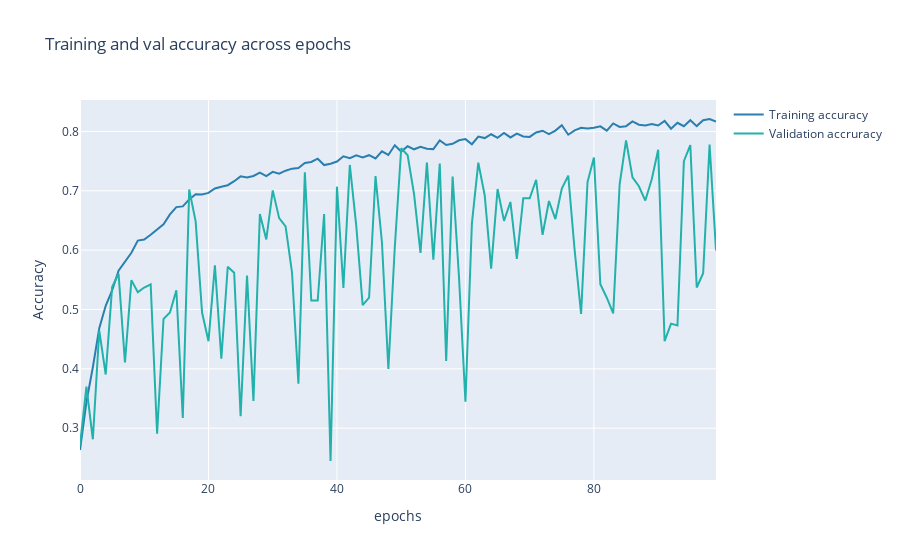

The cell this chart's notebook holds for it:
### Code cell
# plot accuracy

fig = go.Figure(data=[
                      go.Scatter(
                          y=history.history["sparse_categorical_accuracy"],
                          name="Training accuracy",
                          mode="lines",
                          marker=dict(
                              color=color_chart[4]
                          )),
                      go.Scatter(
                          y=history.history["val_sparse_categorical_accuracy"],
                          name="Validation accruracy",
                          mode="lines",
                          marker=dict(
                              color=color_chart[5]
                          ))
])
fig.update_layout(
    title='Training and val accuracy across epochs',
    xaxis_title='epochs',
    yaxis_title='Accuracy'    
)
fig.show()
